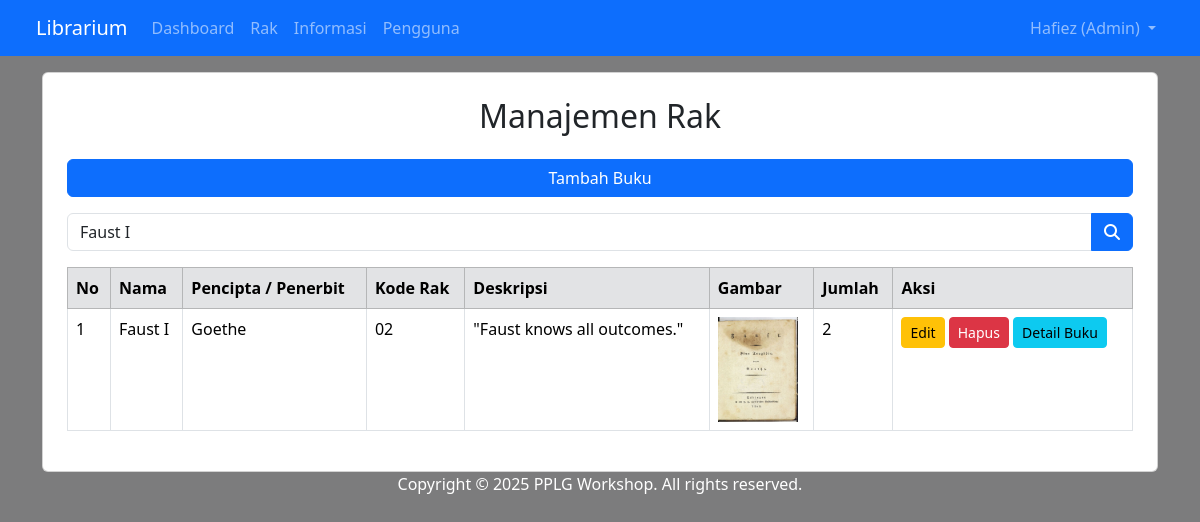
Page /shelf.php?key=Faust I (signed in) on the committed database.
### tables this page shows
CREATE TABLE `tb_shelf` (
  `id` int(11) NOT NULL,
  `shelf_code` varchar(20) DEFAULT NULL,
  `nama` varchar(255) DEFAULT NULL,
  `author` varchar(255) DEFAULT NULL,
  `image` varchar(255) DEFAULT NULL,
  `amount` int(11) DEFAULT 0,
  `description` text NOT NULL,
  `synopsis` text NOT NULL,
  `genre` varchar(100) NOT NULL,
  `publish` date DEFAULT NULL,
  `created_at` timestamp NULL DEFAULT current_timestamp()
);

### shelf.php (the view, shortened to what this page needs)
<?php
include 'header.php';
$query = mysqli_query($conn, "SELECT * FROM tb_shelf");
$key = isset($_GET['key']) ? mysqli_real_escape_string($conn, $_GET['key']) : '';
if (!empty($key)) {
    $query = mysqli_query($conn, "SELECT * FROM tb_shelf WHERE nama LIKE '%$key%' OR shelf_code LIKE '%$key%' OR description LIKE '%$key%'");
} else {
    $query = mysqli_query($conn, "SELECT * FROM tb_shelf");
}
?>
<head>
    <link rel="stylesheet" type="text/css" href="css/bootstrap.min.css">
</head>
<body class="bg-light">
    <div class="container mt-5">
        <div class="card p-4">
            <h2 class="mb-4 text-center">Manajemen Rak</h2>
            <?php if ($_SESSION['ulevel'] == 'Admin' || $_SESSION['ulevel'] == 'Moderator'): ?>
            <a href="shelf_add.php" class="btn btn-primary mb-3">Tambah Buku</a>
            <?php endif; ?>
            <form method="GET" action="">
                <div class="input-group mb-3">
                    <input type="text" name="key" class="form-control" placeholder="Filter Pencarian" value="<?= htmlspecialchars($key) ?>">
                    <button class="btn btn-primary" type="submit">
                        <i class="fa fa-search"></i>
                    </button>
                </div>
            </form>
            <table class="table table-bordered">
                <thead class="table-secondary">
                    <tr>
                        <th>No</th>
                        <th>Nama</th>
                        <th>Pencipta / Penerbit</th>
                        <th>Kode Rak</th>
                        <th>Deskripsi</th>
                        <th>Gambar</th>
                        <th>Jumlah</th>
                        <th>Aksi</th>
                    </tr>
                </thead>
                <tbody>
                    <?php
                    $no = 1;
                    while ($r = mysqli_fetch_assoc($query)):
                    ?>
                        <tr>
                            <td><?= $no++ ?></td>
                            <td><?= $r['nama'] ?></td>
                            <td><?= $r['author'] ?></td>
                            <td><?= $r['shelf_code'] ?></td>
                            <td><?= $r['description'] ?></td>
                            <td>
                            <img src="images/<?= $r['image'] ?>" alt="#" width="80">
                            </td>
                            <td><?= $r['amount'] ?></td>
                            <td>
                                <?php if ($_SESSION['ulevel'] == 'Admin' || $_SESSION['ulevel'] == 'Moderator'): ?>
                                    <a href="shelf_edit.php?id=<?= $r['id'] ?>" class="btn btn-warning btn-sm">Edit</a>
                                    <a href="shelf_delete.php?id=<?= $r['id'] ?>" class="btn btn-danger btn-sm" onclick="return confirm('Hapus data ini?')">Hapus</a>
                                <?php endif; ?>
                                <button type="button" class="btn btn-info btn-sm" data-bs-toggle="modal" data-bs-target="#gambarModal<?= $r['id'] ?>">
                                    Detail Buku
                                </button>
                            </td>
                        </tr>
                    <?php endwhile; ?>
                </tbody>
            </table>
        </div>
    </div>
</body>
<?php include 'footer.php' ?>

### shelf.php (style rules this page uses)
body { background: linear-gradient(rgba(0, 0, 0, 0.5), rgba(0, 0, 0, 0.5)), url('images/background.jpg') no-repeat center center fixed; height: 100vh; background-attachment: fixed; background-position: center; background-repeat: no-repeat; background-size: cover; }

### rows in the picture
tb_shelf: nama "Faust I", author "Goethe", shelf_code "02", description "\"Faust knows all outcomes.\"", image (picture), amount "2"

### other values in the picture
$_SESSION['uname'] "Hafiez"
$_SESSION['ulevel'] "Admin"
